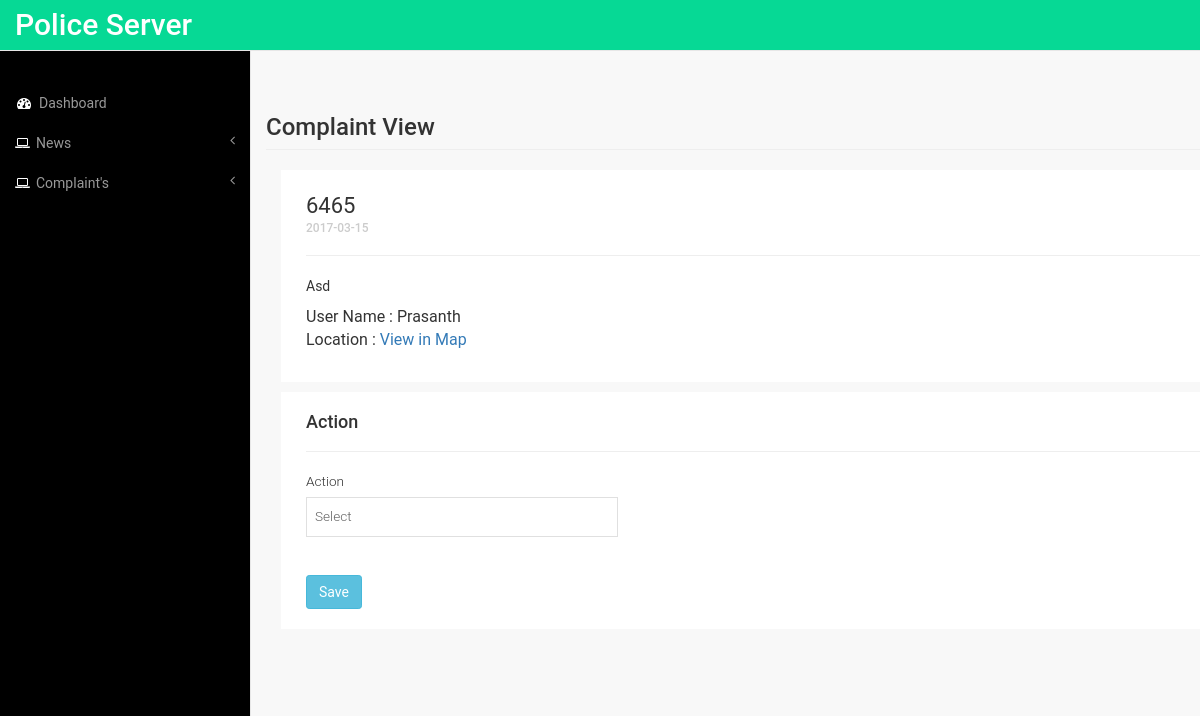
Page /complaint_view.php?id=2 on the committed database.
### tables this page shows
CREATE TABLE `complaint` (
  `id` int(11) NOT NULL,
  `user_id` int(11) NOT NULL,
  `title` varchar(255) NOT NULL,
  `content` text NOT NULL,
  `location` text NOT NULL,
  `date` date NOT NULL,
  `status` int(1) NOT NULL
);

CREATE TABLE `users` (
  `id` int(11) NOT NULL,
  `name` varchar(255) NOT NULL,
  `email` varchar(255) NOT NULL,
  `mobile` varchar(255) NOT NULL,
  `password` varchar(255) NOT NULL,
  `aadhar` text NOT NULL,
  `device_id` text NOT NULL,
  `fcm_id` text NOT NULL
);

### libs/Admin.php (called while the page is built, shortened)
<?php
require_once 'DbConnection.php';
class Admin extends Dbconnection {
    public function getComplaint($comp_id = ""){
        if($comp_id != ""){
               $query = "select * from  complaint where id = '$comp_id'";
           }else{
               $query = "select * from  complaint where status = '0' ORDER BY date DESC";
           }
        return $this->getData($query);
    }
}

### libs/DbConnection.php (called while the page is built, shortened)
<?php
class DbConnection {
    private $host = "localhost";
    private $username = "root";
    private $password = "";
    private $database = "police_db";
    public $connection;
    public function __construct() {
       $this->connection = new mysqli($this->host,$this->username,$this->password,$this->database);
    }
    public function getData($query) {
        $result = mysqli_query($this->connection, $query) or die(mysqli_error($this->connection));
        return mysqli_fetch_all($result, MYSQLI_ASSOC);
    }
}

### libs/User.php (called while the page is built, shortened)
<?php
require_once 'DbConnection.php';
class User extends DbConnection{
public function getUser($user_id = ""){
    $query = "SELECT * FROM users";
    return $this->getData($query);
}
}
 ?>

### complaint_view.php (the view, shortened to what this page needs)
<?php
require_once 'libs/Admin.php';
require_once 'libs/User.php';
$admin = new Admin();
$user = new User();
include 'includes/header.php';
$complaint_id = filter_input(INPUT_GET,'id');
$complaint = $admin->getComplaint($complaint_id);
$user_id = $complaint[0]['user_id'];
$title = $complaint[0]['title'];
$date = $complaint[0]['date'];
$location = $complaint[0]['location'];
$content = $complaint[0]['content'];
$user_data = $user->getUser($user_id);
$user_name = $user_data[0]['name'];
?>
<br>
<div class="container" style="padding-right: 80px;">
	<h3 class="page-header">Complaint View</h3>
	<div class="col-sm-12">
		<div class="paper_wrapper">
			<div class="title">
				<?=ucfirst($title);?>
			</div>
			<h6 class="date"><?=$date?></h6>
			<hr>
			<div class="content">
				<p>
					<?=ucfirst($content);?>
				</p>
			</div>
			<div class="info">
				<ul>
					<li>User Name : <?=ucfirst($user_name);?></li>
					<li>Location : <a href="http://maps.google.com/?q=<?=$location?>" target="_blank">View in Map</a></li>
				</ul>
			</div>
		</div>
		<div class="paper_wrapper">
			<h4>Action</h4>
			<hr>
			<div class="row">
				<div class="col-sm-4">
					<form method="post" action="actions/complaint_status_action.php">
						<div class="form-group">
							<label>Action</label>
							<select class="form-control1" name="status">
								<option value="0">Select</option>
							</select>
							<br><br>
						</div>
						<button class="btn btn-info">
							Save
						</button>
					</form>
				</div>
			</div>
		</div>
	</div>
</div>
<?php include 'includes/footer.php';?>

### css/style.css (style rules this page uses)
h4, h5, h6, h1, h2, h3 { margin-top: 0; }
ul, ol { margin: 0; }
p { margin: 0; }
html, body { font-family: 'Roboto', sans-serif; font-size: 100%; background:#000; overflow-x: hidden; }
body a { transition:0.5s all; -webkit-transition:0.5s all; -moz-transition:0.5s all; -o-transition:0.5s all; -ms-transition:0.5s all; }
.form-control1, .form-control_2.input-sm { border: 1px solid #e0e0e0; padding: 5px 8px; color: #616161; background: #fff; box-shadow: none !important; width: 100%; font-size: 0.85em; font-weight: 300; height: 40px; border-radius: 0; -webkit-appearance: none; }
.radio label, .checkbox label, label { font-size: 0.85em; font-weight:300; vertical-align: middle; }

### css/custom_style.css (style rules this page uses)
.btn { border-radius: 0.2rem; }
.container { padding-bottom: 50px; }
.paper_wrapper { width: 100%; margin-bottom: 10px; padding: 20px 25px; background: white; }
.paper_wrapper .title { font-size: 22px; }
.paper_wrapper .date { color: #ccc; }
.paper_wrapper .content p { font-size: 14px; }
.paper_wrapper .info { padding: 10px 0; }
.paper_wrapper .info ul { list-style: none; margin: 0; padding: 0; }

### rows in the picture
complaint: title "6465", date "2017-03-15", content "Asd"
users: name "Prasanth"
